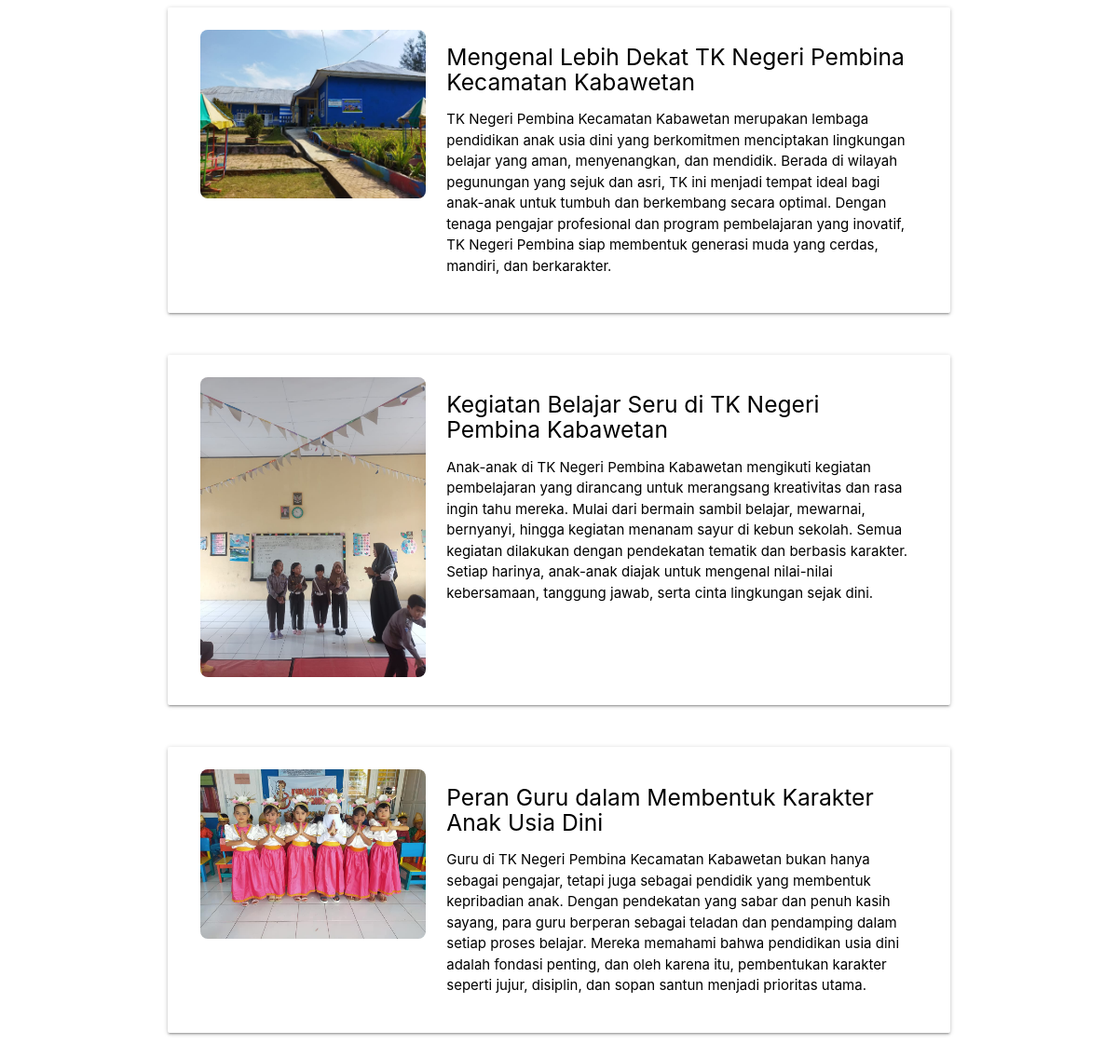
Screenshot of /blog.php with the database file from the repository.
### tables this page shows
CREATE TABLE `blog` (
  `id` int(11) NOT NULL,
  `judul_blog` varchar(200) NOT NULL,
  `isi_blog` varchar(2000) NOT NULL,
  `gambar` varchar(200) NOT NULL
);

### blog.php (the view, shortened to what this page needs)
<!DOCTYPE html>
<html>
<head>
  <link type="text/css" rel="stylesheet" href="css/materialize.min.css" media="screen,projection"/>
  <link rel="stylesheet" type="text/css" href="css/style.css">
</head>
<body>
<div class="container">
  <div class="row">
    <?php
      $query = mysqli_query($conn, "SELECT * FROM blog");
      while ($data = mysqli_fetch_assoc($query)) {
    ?>
    <div class="card-panel">
      <div class="row" style="margin-bottom: 0;">
        <div class="col m4 s12">
          <img src="assets/img/blog/<?php echo $data['gambar']; ?>" width="100%" style="border-radius: 8px;">
        </div>
        <div class="col m8 s12">
          <h5 class="black-text"><?= $data['judul_blog']; ?></h5>
          <p class="black-text"><?= $data['isi_blog']; ?></p>
        </div>
      </div>
    </div>
    <br>
    <?php } ?>
  </div>
</div>
</body>
</html>

### rows the page displays
blog: gambar (picture), judul_blog "Mengenal Lebih Dekat TK Negeri Pembina Kecamatan Kabawetan", isi_blog "TK Negeri Pembina Kecamatan Kabawetan merupakan lembaga pendidikan anak usia dini yang berkomitmen menciptakan lingkungan belajar yang aman, menyenangkan, dan mendidik. Berada di wilayah pegunungan yang sejuk dan asri, TK ini menjadi tempat ideal bagi anak-anak untuk tumbuh dan berkembang secara optimal. Dengan tenaga pengajar profesional dan program pembelajaran yang inovatif, TK Negeri Pembina siap membentuk generasi muda yang cerdas, mandiri, dan berkarakter."
blog: gambar (picture), judul_blog "Kegiatan Belajar Seru di TK Negeri Pembina Kabawetan", isi_blog "Anak-anak di TK Negeri Pembina Kabawetan mengikuti kegiatan pembelajaran yang dirancang untuk merangsang kreativitas dan rasa ingin tahu mereka. Mulai dari bermain sambil belajar, mewarnai, bernyanyi, hingga kegiatan menanam sayur di kebun sekolah. Semua kegiatan dilakukan dengan pendekatan tematik dan berbasis karakter. Setiap harinya, anak-anak diajak untuk mengenal nilai-nilai kebersamaan, tanggung jawab, serta cinta lingkungan sejak dini."
blog: gambar (picture), judul_blog "Peran Guru dalam Membentuk Karakter Anak Usia Dini", isi_blog "Guru di TK Negeri Pembina Kecamatan Kabawetan bukan hanya sebagai pengajar, tetapi juga sebagai pendidik yang membentuk kepribadian anak. Dengan pendekatan yang sabar dan penuh kasih sayang, para guru berperan sebagai teladan dan pendamping dalam setiap proses belajar. Mereka memahami bahwa pendidikan usia dini adalah fondasi penting, dan oleh karena itu, pembentukan karakter seperti jujur, disiplin, dan sopan santun menjadi prioritas utama."
